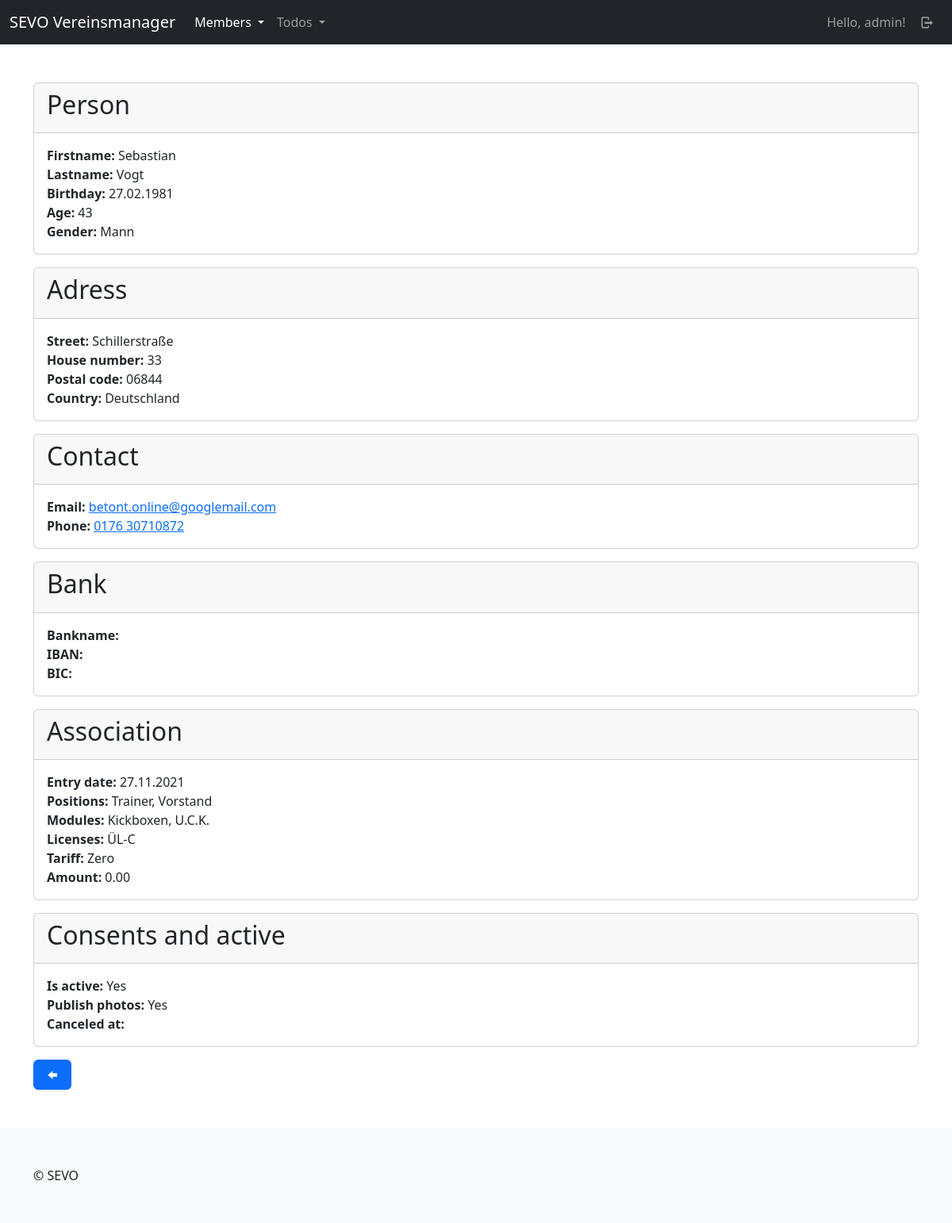
Page /mbrs/member/detail/3 (signed in) on the committed database.
### members/models.py (models this page shows, shortened)
class Member(models.Model):
    firstname = models.CharField(max_length=255)
    lastname = models.CharField(max_length=255)
    birthday = models.DateField()
    gender = models.ForeignKey(Gender, blank=True, null=True, on_delete=models.SET_NULL)
    street = models.CharField(max_length=255)
    house_number = models.CharField(max_length=50)
    postal_code = models.CharField(max_length=50)
    city = models.CharField(max_length=255)
    country = models.CharField(max_length=255)
    email = models.EmailField(blank=True)
    phone = models.CharField(max_length=50, blank=True)
    legal_representative = models.TextField(blank=True)
    bankname = models.CharField(max_length=255, blank=True)
    iban = models.CharField(max_length=50, blank=True)
    bic = models.CharField(max_length=50, blank=True)
    positions = models.ManyToManyField(Position, blank=True)
    modules = models.ManyToManyField(Module, blank=True)
    licenses = models.ManyToManyField(License, blank=True)
    tariff = models.ForeignKey(Tariff, blank=True, null=True, on_delete=models.SET_NULL)
    entry_date = models.DateField(null=True)
    chronic_diseases = models.TextField(null=True, blank=True)
    permanent_medication = models.TextField(null=True, blank=True)
    publish_fotos = models.BooleanField(default=False)
    is_active = models.BooleanField(default=True)
    canceled_at = models.DateField(blank=True, null=True)
    created_at = models.DateTimeField(auto_now_add=True)
    updated_at = models.DateTimeField(auto_now=True)
    @admin.display(description="Fullname")
    def get_fullname(self):
        return f"{self.firstname} {self.lastname}"
    @admin.display(description="Age")
    def get_age(self):
        now = datetime.now()
        b_day = datetime.strptime(str(self.birthday), "%Y-%m-%d")
        delta = now - b_day
        return math.floor(delta.days / 365)
    @admin.display(description="Modules")
    def get_modules_str(self):
        modules = self.modules.all().order_by("title")
        modules_list = [module.title for module in modules]
        return ", ".join(modules_list)
    @admin.display(description="Positions")
    def get_positions_str(self):
        positions = self.positions.all().order_by("title")
        positions_list = [position.title for position in positions]
        return ", ".join(positions_list)
    @admin.display(description="Licenses")
    def get_licenses_str(self):
        licenses = self.licenses.all().order_by("title")
        licenses_list = [license.title for license in licenses]
        return ", ".join(licenses_list)
    class Meta:
        ordering = ["-updated_at"]

class Gender(models.Model):
    title = models.CharField(max_length=100, unique=True)
    created_at = models.DateTimeField(auto_now_add=True)
    updated_at = models.DateTimeField(auto_now=True)
    def __str__(self):
        return self.title
    class Meta:
        ordering = ["-updated_at"]

class Position(models.Model):
    title = models.CharField(max_length=100, unique=True)
    created_at = models.DateTimeField(auto_now_add=True)
    updated_at = models.DateTimeField(auto_now=True)
    class Meta:
        ordering = ["-updated_at"]

class Module(models.Model):
    title = models.CharField(max_length=255, unique=True)
    created_at = models.DateTimeField(auto_now_add=True)
    updated_at = models.DateTimeField(auto_now=True)
    class Meta:
        ordering = ["-updated_at"]

class License(models.Model):
    title = models.CharField(max_length=100, unique=True)
    created_at = models.DateTimeField(auto_now_add=True)
    updated_at = models.DateTimeField(auto_now=True)
    class Meta:
        ordering = ["-updated_at"]

class Tariff(models.Model):
    title = models.CharField(max_length=255, unique=True)
    amount = models.DecimalField(decimal_places=2, max_digits=5)
    created_at = models.DateTimeField(auto_now_add=True)
    updated_at = models.DateTimeField(auto_now=True)
    class Meta:
        ordering = ["-updated_at"]

### members/views/members.py (the view)
# urls.py: path("member/detail/<int:id>", members.detail, name="members-member-detail"),
@login_required(login_url="sevo-auth-login")
def detail(request, id):
    member = get_object_or_404(models.Member, id=id)
    return render(request, "members/member/detail.html", {
        "title": _("Detail member") + f" #{member.id}",
        "member": member
    })

### members/templates/members/member/detail.html (shortened to what this page needs)
{% extends "base_main.html" %}
{% load i18n %}
{% block main %}
    <div class="card mb-3">
        <div class="card-header">
            <h2>{% trans "Person" %}</h2>
        </div>
        <div class="card-body">
            <div>
                <strong>{% trans "Firstname" %}: </strong>
                {{ member.firstname }}
            </div>
            <div>
                <strong>{% trans "Lastname" %}: </strong>
                {{ member.lastname }}
            </div>
            <div>
                <strong>{% trans "Birthday" %}: </strong>
                {{ member.birthday|date:"d.m.Y" }}
            </div>
            <div>
                <strong>{% trans "Age" %}: </strong>
                {{ member.get_age }}
            </div>
            <div>
                <strong>{% trans "Gender" %}: </strong>
                {{ member.gender }}
            </div>
        </div>
    </div>
    <div class="card mb-3">
        <div class="card-header">
            <h2>{% trans "Adress" %}</h2>
        </div>
        <div class="card-body">
            <div>
                <strong>{% trans "Street" %}: </strong>
                {{ member.street }}
            </div>
            <div>
                <strong>{% trans "House number" %}: </strong>
                {{ member.house_number }}
            </div>
            <div>
                <strong>{% trans "Postal code" %}: </strong>
                {{ member.postal_code }}
            </div>
            <div>
                <strong>{% trans "Country" %}: </strong>
                {{ member.country }}
            </div>
        </div>
    </div>
    <div class="card mb-3">
        <div class="card-header">
            <h2>{% trans "Contact" %}</h2>
        </div>
        <div class="card-body">
            <div>
                <strong>{% trans "Email" %}: </strong>
                <a href="mailto:{{ member.email }}">{{ member.email }}</a>
            </div>
            <div>
                <strong>{% trans "Phone" %}: </strong>
                <a href="tel:{{ member.phone }}">{{ member.phone }}</a>
            </div>
        </div>
    </div>
    <div class="card mb-3">
        <div class="card-header">
            <h2>{% trans "Bank" %}</h2>
        </div>
        <div class="card-body">
            <div>
                <strong>{% trans "Bankname" %}: </strong>
            </div>
            <div>
                <strong>{% trans "IBAN" %}: </strong>
            </div>
            <div>
                <strong>{% trans "BIC" %}: </strong>
            </div>
        </div>
    </div>
    <div class="card mb-3">
        <div class="card-header">
            <h2>{% trans "Association" %}</h2>
        </div>
        <div class="card-body">
            <div>
                <strong>{% trans "Entry date" %}: </strong>
                {{ member.entry_date|date:"d.m.Y"}}
            </div>
            <div>
                <strong>{% trans "Positions" %}: </strong>
                {{ member.get_positions_str }}
            </div>
            <div>
                <strong>{% trans "Modules" %}: </strong>
                {{ member.get_modules_str }}
            </div>
            <div>
                <strong>{% trans "Licenses" %}: </strong>
                {{ member.get_licenses_str }}
            </div>
            <div>
                <strong>{% trans "Tariff" %}: </strong>
                {{ member.tariff.title }}
            </div>
            <div>
                <strong>{% trans "Amount" %}: </strong>
                {{ member.tariff.amount }}
            </div>
        </div>
    </div>
    <div class="card mb-3">
        <div class="card-header">
            <h2>{% trans "Consents and active" %}</h2>
        </div>
        <div class="card-body">
            <div>
                <strong>{% trans "Is active" %}: </strong>
                {% if member.is_active %}
                    {% trans "Yes" %}
                {% else %}
                    {% trans "No" %}
                {% endif %}
            </div>
            <div>
                <strong>{% trans "Publish photos" %}: </strong>
                {% if member.publish_fotos %}
                    {% trans "Yes" %}
                {% else %}
                    {% trans "No" %}
                {% endif %}
            </div>
            <div>
                <strong>{% trans "Canceled at" %}: </strong>
            </div>
        </div>
    </div>
    <div class="d-flex justify-content-start align-content-center">
        <button type="button" class="btn btn-primary back-link"><i class="demo-icon icon-left"></i></button>
    </div>
{%  endblock %}

### templates/base_main.html (shortened to what this page needs)
{% extends "base.html" %}
{% block content %}
<div class="container py-5">
    <div class="row">
        <main class="col-lg-12">
            {% block main %}{% endblock %}
        </main>
    </div>
</div>
{% endblock %}

### templates/base.html (shortened to what this page needs)
{% load static %}
<!DOCTYPE html>
<html>
<head>
    <link rel="stylesheet" href="{% static "vendor/bootstrap/css/bootstrap.min.css" %}">
    <link rel="stylesheet" href="{% static "vendor/fontello/css/entypo.css" %}">
    <link rel="stylesheet" href="{% static "css/style.css" %}">
</head>
<body>
    {% include "partials/_navbar_drop_down.html" %}
    {% block content %}{% endblock %}
    <footer class="bg-light py-5">
        <div class="container">
            <div>
                &copy; SEVO
            </div>
        </div>
    </footer>
</body>
</html>

### templates/partials/_navbar_drop_down.html (shortened to what this page needs)
{% load i18n %}
<nav class="navbar navbar-expand-lg navbar-dark bg-dark">
    <div class="container-fluid">
        <a class="navbar-brand" href="/">SEVO Vereinsmanager</a>
        <div class="collapse navbar-collapse" id="navbarContent">
            <ul class="navbar-nav me-auto mb-2 mb-lg-0">
                {% if user.is_authenticated %}
                <li class="nav-item dropdown">
                    <a class="nav-link dropdown-toggle {% if "mbrs" in request.path %} active{% endif %}"{% if "mbrs" in request.path %} aria-current="page"{% endif %} href="#" role="button" data-bs-toggle="dropdown" aria-expanded="false">
                      {% trans "Members" %}
                    </a>
                  </li>
                  <li class="nav-item dropdown">
                    <a class="nav-link dropdown-toggle {% if "tds" in request.path %} active{% endif %}"{% if "tds" in request.path %} aria-current="page"{% endif %} href="#" role="button" data-bs-toggle="dropdown" aria-expanded="false">
                      {% trans "Todos" %}
                    </a>
                  </li>
                {% endif %}
            </ul>
            <ul class="navbar-nav mb-2 mb-lg-0">
                {% if user.is_authenticated %}
                    <li class="nav-item">
                        <a class="nav-link" href="{% url "sevo-auth-user-detail" %}">{% trans "Hello" %}, {{ user }}!</a>
                    </li>
                    <li class="nav-item">
                        <a class="nav-link" href="{% url "sevo-auth-logout" %}"><i class="demo-icon icon-logout"></i></a>
                    </li>
                {% else %}
                    <li class="nav-item">
                        <a class="nav-link {% if "login" in request.path %} active{% endif %}"{% if "members" in request.path %} aria-current="page"{% endif %} href="{% url "sevo-auth-login" %}"><i class="demo-icon icon-user"></i></a>
                    </li>
                {% endif %}
            </ul>
        </div>
    </div>
</nav>

### rows in the picture
Member: firstname "Sebastian", lastname "Vogt", birthday "27.02.1981", get_age "43", gender "Mann", street "Schillerstraße", house_number "33", postal_code "06844", country "Deutschland", email "betont.online@googlemail.com", phone "0176 30710872", entry_date "27.11.2021", get_positions_str "Trainer, Vorstand", get_modules_str "Kickboxen, U.C.K.", get_licenses_str "ÜL-C", tariff "Zero", tariff.amount "0.00"

### other values in the picture
{{ user }} "admin"
